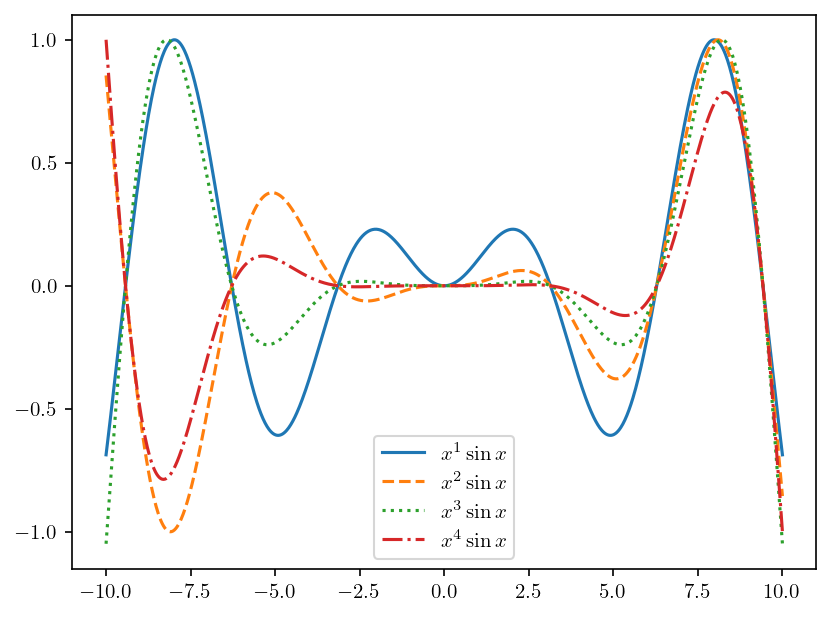

Reproduce this figure in Python.
import matplotlib.pyplot as plt
import numpy as np

# Matplotlib troubleshooting checklist:
# 1. Choose output mode first:
#    - Use plt.show() for an interactive window.
#    - Use plt.savefig(...) for a file-only script.
# 2. Remember that plt.show() blocks until the window is closed. That is
#    normal GUI behavior, not usually a hang.
# 3. With usetex=True, the first render can be slower because Matplotlib calls
#    external latex/dvipng tools.
# 4. If something appears stuck, switch temporarily from plt.show() to
#    plt.savefig(...) to tell GUI issues from LaTeX/rendering issues.
# 5. Avoid timed auto-close patterns with Tk unless you have tested them:
#    plt.show(block=False), plt.pause(...), and plt.close() can trigger
#    backend shutdown errors on some Python/Matplotlib combinations.
#
# Use the external LaTeX toolchain for text rendering.
plt.rc('text', usetex=True)

x = np.linspace(-10, 10, 1001)
line_styles = ['-', '--', ':', '-.']

for n in range(1, 5):
    y = x**n * np.sin(x)
    y /= max(y)

    plt.plot(x, y, linestyle=line_styles[n - 1], label=rf'$x^{{{n}}}\sin x$')

             

plt.legend(loc='lower center')
plt.savefig('Scientific_Programming/Example E3.3 p93.png', dpi=150, bbox_inches='tight')
print('Close the plot window to end the program.')
plt.show()

t=np.linspace(0, 2,1000)
f=t*np.exp(t+np.sin(20*t))
plt.plot(t,f)
plt.xlim(1.5,1.8)
plt.ylim(0,30)
plt.savefig('Scientific_Programming/Example p96.png', dpi=150, bbox_inches='tight')
print('Close the plot window to end the program.')
plt.show()
